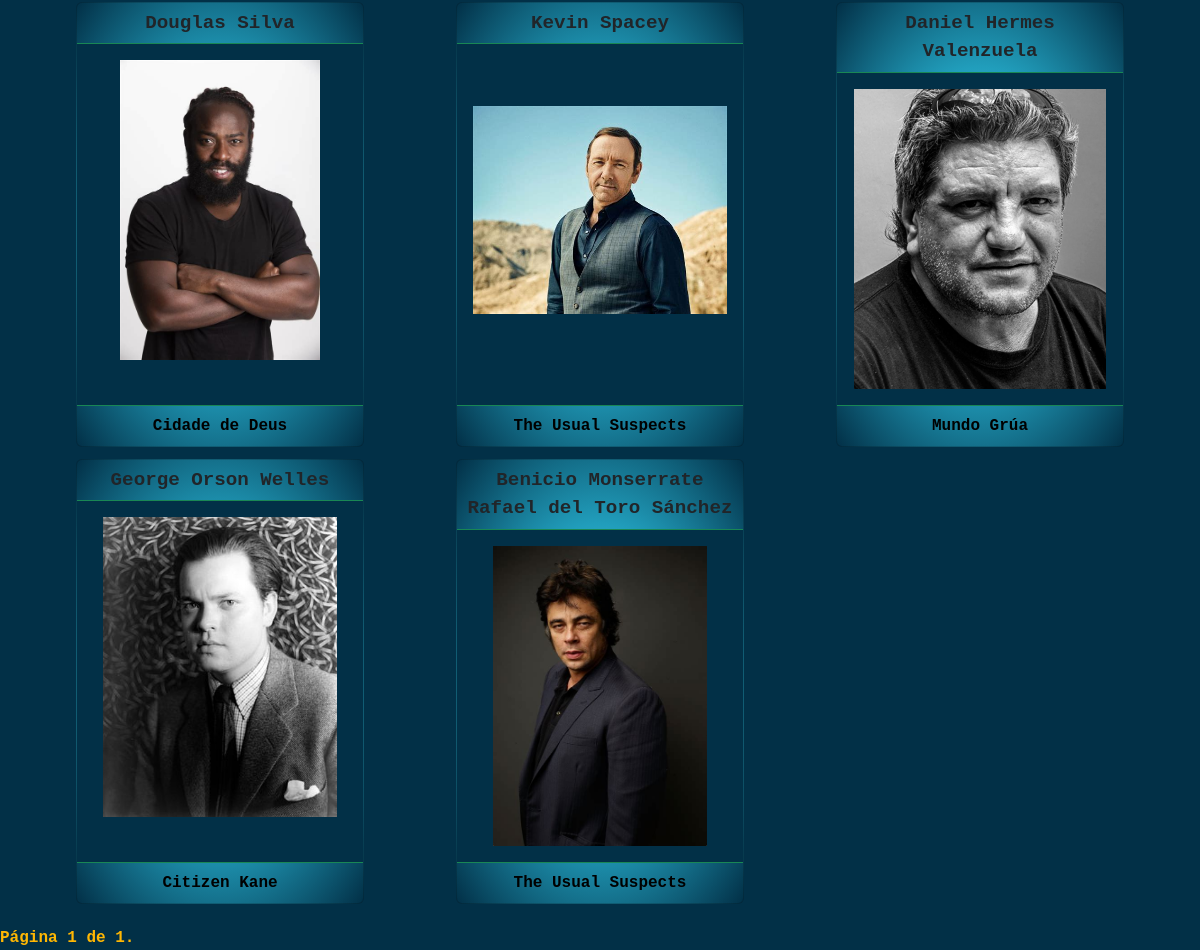
The app's page /pelicurapp/actores/ (lower part), older data.
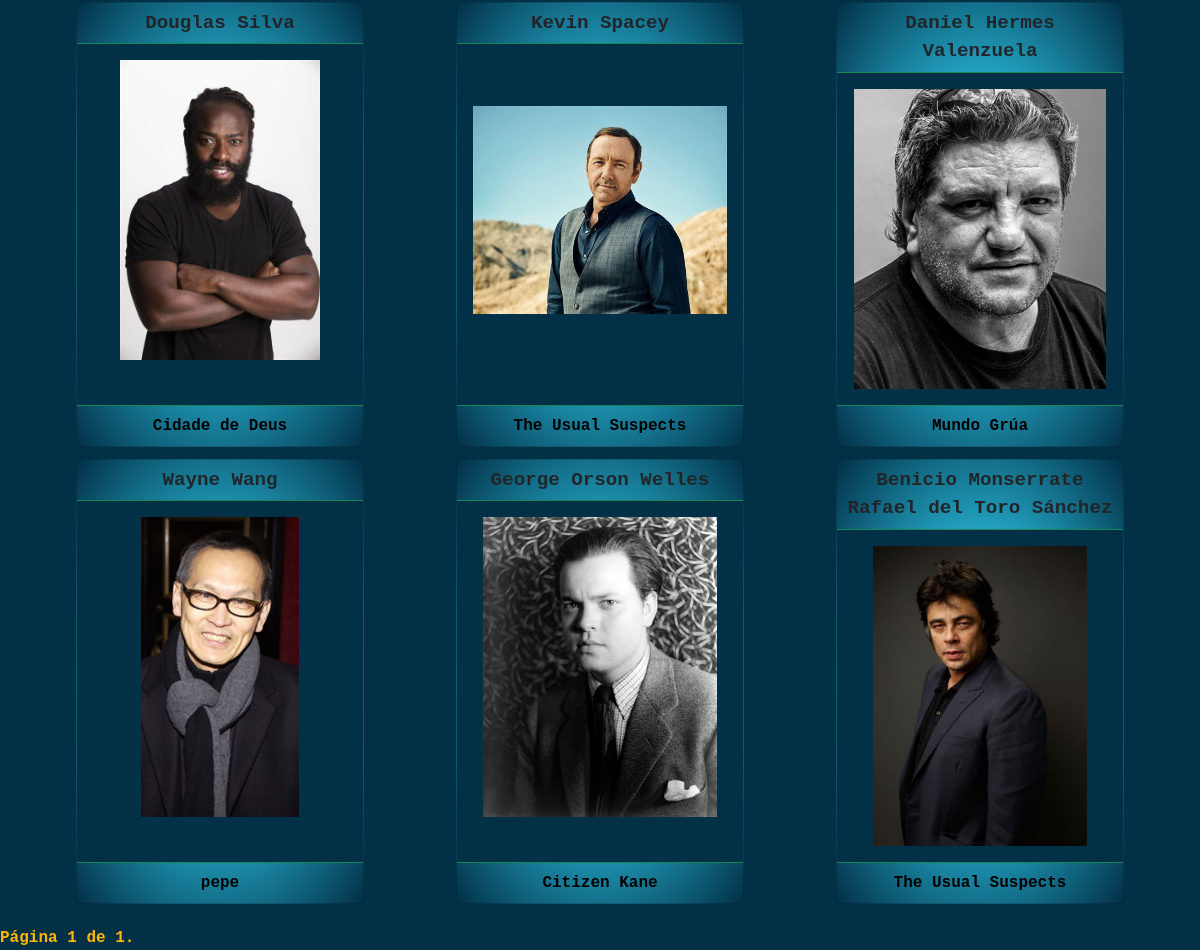
The same page, newer data.
### peliCura/models.py (models this page shows, shortened)
class Persona(models.Model):
    manager = PersonaManager()
    nombre = models.CharField("Nombre", max_length=70) # <input type="text"> en HTML
    apellido = models.CharField("Apellido", max_length=70)
    nombre_artistico = models.CharField("Nombre artístico", max_length=70, null=True, blank=True)
    nacionalidad = CountryField("Nacionalidad", max_length=70)
    foto = models.ImageField("Foto", upload_to='fotos_personas', null=True) # form widget es ClearableFileInput
    fecha_nacimiento = models.DateField("Fecha de nacimiento") # Solo el año
    biografia = models.TextField("Biografía", max_length=300)

class Pelicula(models.Model):
    manager = PeliculaManager()
    titulo = models.CharField("Titulo", max_length=100) # <input type="text"> en HTML
    sinopsis = models.TextField("Sinospis", max_length=500) # <textarea> en HTML
    anio_realizacion = models.DateField("Año estreno") # solo el año
    duracion = models.IntegerField(validators=[
        MinValueValidator(1),
        MaxValueValidator(1240) # 1240 minutos = 24 hs de duración
    ]) # timedelta(days, seconds, miliseconds) en Python
    genero = models.ManyToManyField(Genero) # Relación muchos a muchos con Género
    director = models.ManyToManyField(Persona, related_name="director") # Relación muchos a muchos con Persona
    actor = models.ManyToManyField(Persona, related_name="actor") # Relación muchos a muchos con Persona
    puntuacion = models.FloatField("Puntuacion", default=0) # <input type="number"> y Float
    poster = models.ImageField("Póster", upload_to='posters_peliculas', null=True)

### peliCura/views.py (the view)
# urls.py: path('pelicurapp/actores/', ListadoActores.as_view(), name="actores-listado"),
class ListadoActores(TemplateView):
   template_name = "listado_actores.html"
   def get_context_data(self, **kwargs: Any) -> Dict[str, Any]:
      context = super().get_context_data(**kwargs)
      personas = Persona.manager.filter(actor__isnull=False).distinct().order_by('apellido')
      context['personas'] = personas
      paginador = Paginator(personas, 36)
      page_number = self.request.GET.get("page")
      page_obj = paginador.get_page(page_number)
      context['page_obj'] = page_obj
      context['generoNavBar'] = Genero.manager.all().order_by('nombre')
      context['anioNavBar'] = list(Pelicula.manager.all().values_list('anio_realizacion__year',
                                                                       flat=True).distinct())
      return context

### peliCura/templates/listado_actores.html (shortened to what this page needs)
{% extends 'base_template.html' %}
{% load static %}
{% block contenido %}
<div class="container text-center">
  <div class="row row-cols-3">
    {% for persona in page_obj %}
      <div class="col">
        {% include 'card_persona.html' %}
      </div>
    {% empty %}
      <p>No existen personas para mostrar</p>
    {% endfor %}
  </div>
</div>
<div class="pagination">
    <span class="step-links">
        <span class="current">
            Página {{ page_obj.number }} de {{ page_obj.paginator.num_pages }}.
        </span>
    </span>
</div>
{% endblock %}

### peliCura/templates/card_persona.html (shortened to what this page needs)
{% load static %}
<div class="card bg-card-persona" style="max-width: 18rem; display:flex; flex-direction: column;">
  <div class="card-header bg-transparent border-success">{{ persona.nombre }} {{ persona.apellido }}</div>
  <div class="card-body text-success fondo-poster">
    <a href="{% url 'detalle-director-id' persona.id %}">
      <img src="{{ persona.foto.url }}" class="card-img-listado" alt="Foto de {{ persona.nombre }}
                                                                    {{ persona.apellido }}">
    </a>
  </div>
  <div class="card-footer bg-transparent border-success">
      {% if request.path == '/pelicurapp/directores/' %}
        {% for pelicula in persona.director.all %}
          {% if forloop.last %}
            <a href="{% url 'detalle-pelicula-id' pelicula.id %}" >{{ pelicula.titulo }}</a><br>
          {% else %}
            <a href="{% url 'detalle-pelicula-id' pelicula.id %}" >{{ pelicula.titulo }}, </a>
          {% endif %}
        {% empty %}
        {% endfor %}
    {% elif request.path == '/pelicurapp/actores/' %}
      {% for pelicula in persona.actor.all %}
      {% if forloop.last %}
            <a href="{% url 'detalle-pelicula-id' pelicula.id %}" >{{ pelicula.titulo }}</a><br>
          {% else %}
            <a href="{% url 'detalle-pelicula-id' pelicula.id %}" >{{ pelicula.titulo }}, </a>
          {% endif %}
      {% endfor %}
    {% endif %}
  </div>
</div>

Row changes from the older to the newer data that the page shows:
now on this page (row unchanged): Persona: nombre "Wayne", apellido "Wang", foto (picture)
added Pelicula: titulo "pepe", shown under "Wayne"
